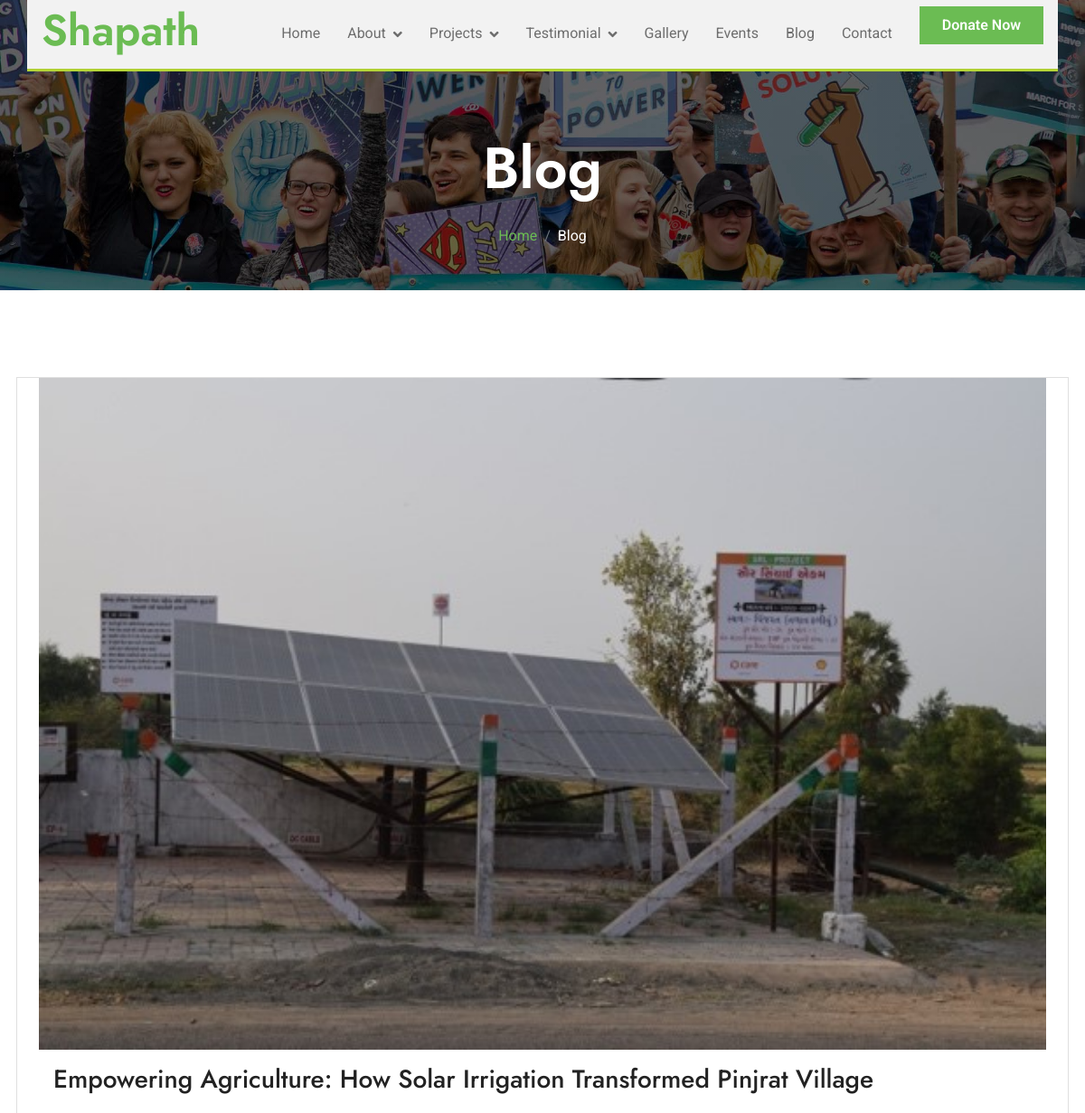
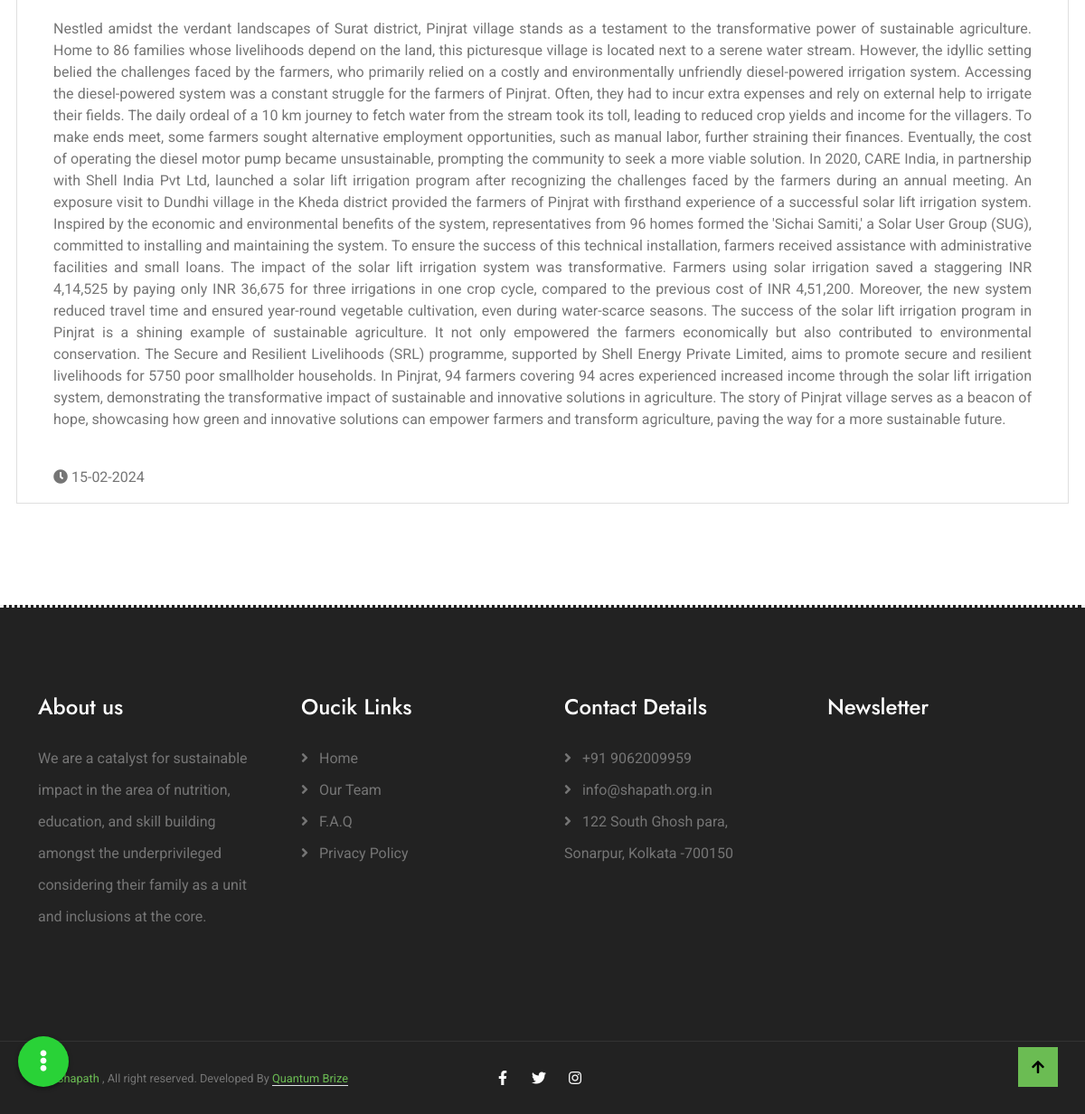
The page /web/Activity/blog?blog_id=BLGD127B31620240215 on the database its author committed (2 pictures, top to bottom).
### tables this page shows
CREATE TABLE `blog` (
  `id` int(11) NOT NULL,
  `uid` varchar(255) NOT NULL,
  `title` varchar(255) NOT NULL,
  `description` text DEFAULT NULL,
  `img` varchar(255) NOT NULL,
  `created_at` datetime NOT NULL DEFAULT current_timestamp(),
  `updated_at` datetime NOT NULL DEFAULT current_timestamp()
);

### application/controllers/Common.php (called while the page is built, shortened)
<?php
class Common extends CI_Controller
{
	public function init_model($model)
	{
		$this->load->model($model);
	}
	public function load_page($page, $data)
	{
		$this->load->view($page, $data['data_page']);
	}
	private function load_headers($data)
	{
		$projects['projects'] = $this->Pages_model->get_all_projects();
		$this->load->view('/' . $data['site'] . '/inc/header_link.php', $data);
		$this->load->view('/' . $data['site'] . '/inc/header.php', $projects, $data);
	}
	private function load_footers($data)
	{
		$this->load->view('/' . $data['site'] . '/inc/footer.php');
		$this->load->view('/' . $data['site'] . '/inc/footer_link.php', $data);
	}
}
?>

### application/controllers/web/Activity.php (called while the page is built, shortened)
<?php
class Activity extends Load
{
    public function blog()
    {
        $blog_id = $this->input->get('blog_id');
        $data = PAGE_DATA_WEB;
        $data['data_page']['blog'] = $this->Pages_model->get_blog($blog_id);
        $this->load_page('web/blog.php', $data);
    }
}
?>

### index.php (called while the page is built, shortened)
<?php
require_once BASEPATH.'core/CodeIgniter.php';

### application/models/Pages_model.php (called while the page is built, shortened)
<?php
class Pages_model extends Admin_model
{
    public function get_blog($blog_id)
    {
        $blog = $this->db
            ->select('*')
            ->from(TABLE_BLOG)
            ->where('uid', $blog_id)
            ->get();
        $blog = $blog->row_array();
        return !empty($blog) ? $blog : [];
    }
}

### application/views/web/blog.php (the view)
<div class="container-fluid bg-breadcrumb">
    <div class="container text-center py-5" style="max-width: 900px;">
        <h3 class="text-white display-3 mb-4">Blog</h1>
            <ol class="breadcrumb justify-content-center mb-0">
                <li class="breadcrumb-item"><a href="index.php">Home</a></li>
                <li class="breadcrumb-item active text-white">Blog</li>
            </ol>
    </div>
</div>
<div class="container-fluid about  py-5">
    <div class="container py-5">
        <div class="row g-5">
            <div class="card mb-3">
                <img src="<?php echo base_url($blog['img']) ?>" style="height:80%">
                <div class="card-body">
                    <h3 class="card-title"><?php echo $blog['title']?></h3>
                    <p class="card-text" style="text-align: justify; margin: 40px 0px 40px 0px;"><?php echo $blog['description']?></p>
                    <span><i class="fa fa-clock"></i> <?php $dateTime = new DateTime($blog['created_at']); $dateOnly = $dateTime->format('d-m-Y'); echo $dateOnly?></span>
                </div>
            </div>
        </div>
    </div>
</div>

### assets/css/style.css (style rules this page uses)
.bg-breadcrumb { background: linear-gradient(rgba(0, 0, 0, 0.6), rgba(0, 0, 0, 0.6)), url(../img/breadcrumb-bg.jpg); background-position: center center; background-repeat: no-repeat; background-size: cover; padding: 100px 0 0 0; }

### rows shown on the page
blog: img (picture), title "Empowering Agriculture: How Solar Irrigation Transformed Pinjrat Village", description "Nestled amidst the verdant landscapes of Surat district, Pinjrat village stands as a testament to the transformative power of sustainable agriculture. Home to 86 families whose livelihoods depend on the land, this picturesque village is located next to a serene water stream. However, the idyllic setting belied the challenges faced by the farmers, who primarily relied on a costly and environmentally unfriendly diesel-powered irrigation system. Accessing the diesel-powered system was a constant struggle for the farmers of Pinjrat. Often, they had to incur extra expenses and rely on external help to irrigate their fields. The daily ordeal of a 10 km journey to fetch water from the stream took…", created_at "15-02-2024"
